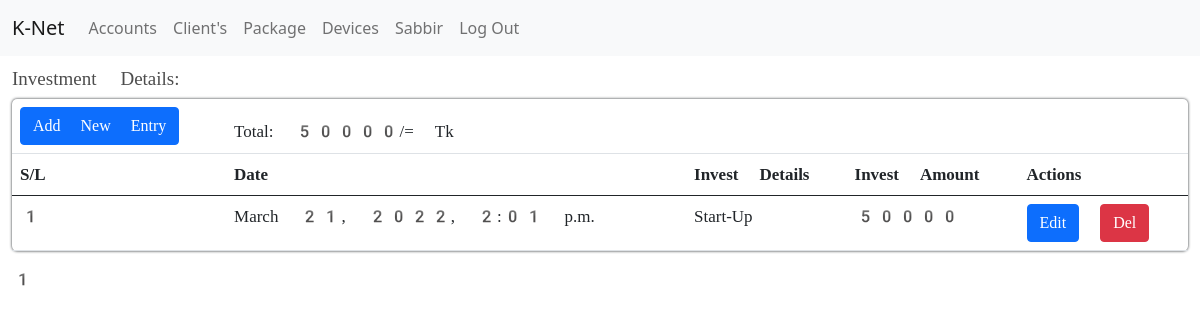
The app's page /account/investment/ (signed in) with its own data.
### apps/core/models.py (models this page shows, shortened)
class Isp_info(models.Model):
    name = models.CharField(max_length=200)
    address = models.CharField(max_length=200)
    phone = models.CharField(max_length=200)
    email = models.EmailField(max_length=200)
    website = models.URLField(max_length=200)

### apps/users/models.py (models this page shows, shortened)
class User(AbstractBaseUser):
    user_id = models.IntegerField(unique=True,)
    client = models.BooleanField(default=True)
    reseller = models.BooleanField(default=False)
    owner = models.BooleanField(default=False)
    worker = models.BooleanField(default=False)
    staff = models.BooleanField(default=False)
    admin = models.BooleanField(default=False)
    USERNAME_FIELD = 'user_id'
    REQUIRED_FIELDS = []
    object = UserManager()

### apps/clients/models.py (models this page shows, shortened)
class Clients(models.Model):
    genders = (
        ('Male', 'Male'),
        ('Female', 'Female'),
        ('Others', 'Others'),
    )
    choice_status = (('Active', 'Active'), ('Inactive', 'Inactive'))
    user = models.OneToOneField(User, on_delete=models.CASCADE)
    first_name = models.CharField(max_length=245)
    last_name = models.CharField(max_length=245)
    gender = models.CharField(max_length=245, choices=genders)
    email = models.EmailField(max_length=245)
    phone = models.CharField(max_length=11)
    nid = models.CharField(max_length=11)
    client_id = models.IntegerField(unique=True)
    ip_username = models.CharField(max_length=20,
                                   unique=True,
                                   null=True,
                                   blank=True,
                                   verbose_name='IP/Username')
    address = models.CharField(max_length=100)
    olt_details = models.ForeignKey(Olt,
                                    on_delete=models.CASCADE,
                                    null=True,
                                    blank=True)
    onu_details = models.ForeignKey(Onu,
                                    on_delete=models.CASCADE,
                                    null=True,
                                    blank=True)
    switch_details = models.ForeignKey(Switch,
                                       on_delete=models.CASCADE,
                                       null=True,
                                       blank=True)
    router_details = models.ForeignKey(Router,
                                       on_delete=models.CASCADE,
                                       null=True,
                                       blank=True)
    package_details = models.ForeignKey(Package,
                                        on_delete=models.CASCADE,
                                        null=True,
                                        blank=True)
    pop_details = models.ForeignKey(Pop,
                                    on_delete=models.CASCADE,
                                    null=True,
                                    blank=True)
    status = models.CharField(max_length=100,
                              default='Active',
                              choices=choice_status)
    paid = models.BooleanField(default=False)
    reseller = models.ForeignKey(
        Resellers, on_delete=models.CASCADE, null=True, blank=True)
    date = models.DateTimeField(auto_now_add=True)

### apps/account/models.py (models this page shows, shortened)
class Investment(models.Model):
    invest_details = models.CharField(max_length=500)
    invest_amount = models.IntegerField()
    date = models.DateTimeField(auto_now_add=True)

### apps/clients/decorators.py (the view, shortened to what this page needs)
    def wrapper_func(request, *args, **kwargs):
        if request.user.admin == True:
            return view_func(request, *args, **kwargs)

### apps/account/views.py (called while the page is built)
@login_required(login_url='client-login')
@admin_roles
def investmentShowing(request):
    isp_info = Isp_info.objects.filter(id=1).first()
    investment = Investment.objects.all().order_by('-id')
    p = Paginator(investment, 50)
    n = request.GET.get('p')
    investment = p.get_page(n)
    total = Investment.objects.aggregate(Sum('invest_amount'))
    context = {'isp_info': isp_info, 'investments': investment, 'total': total}
    return render(request, 'core/investment/investment_show.html', context)

### apps/account/templates/core/investment/investment_show.html
{% extends 'core/investment/investment_base.html' %}

### apps/account/templates/core/investment/investment_base.html (shortened to what this page needs)
{% extends 'core/account/account_dashboard.html' %}
{% block content %}
<section>
    <div class="container-fluid">
        <div class="base-title">
            <h3>Investment Details:</h3>
        </div>
        <div class="fiber-details-wrappers">
            <table class="table  table-hover">
                <thead>
                    <tr>
                        <td scope="col" colspan=""><a class="btn btn-primary" href="{% url 'investment-add' %}">Add
                                New Entry</a></td>
                        <td colspan="4">Total: {{total.invest_amount__sum}}/= Tk</td>
                    </tr>
                    <tr>
                        <th scope="col">S/L</th>
                        <th scope="col">Date</th>
                        <th scope="col">Invest Details</th>
                        <th scope="col">Invest Amount</th>
                        <th scope="col">Actions</th>
                    </tr>
                </thead>
                <tbody>
                    {% for i in investments %}
                    <tr>
                        <th scope="row">{{forloop.counter}}</th>
                        <td>{{i.date}}</td>
                        <td>{{i.invest_details}}</td>
                        <td>{{i.invest_amount}}</td>
                        <td>
                            <a class="btn btn-primary ml-1" href="{% url 'investment-update' i.id %}">Edit</a>
                            {% if request.user.admin %}
                            <a class="btn btn-danger ml-1" href="{% url 'investment-del' i.id %}">Del</a>
                            {% endif %}
                        </td>
                    </tr>
                    {% endfor %}
                </tbody>
            </table>
            {{investments.number}}
        </div>
    </div>
</section>
{% endblock %}

### apps/core/templates/core/base.html (shortened to what this page needs)
{% load static %}
<!DOCTYPE html>
<html lang="en">
<head>
  <link href="https://cdn.jsdelivr.net/npm/bootstrap@5.0.2/dist/css/bootstrap.min.css" rel="stylesheet">
  <link rel="stylesheet" href="{% static 'core/main.css' %}">
</head>
<body>
  <nav class="navbar navbar-expand-lg navbar-light bg-light">
    <div class="container-fluid">
      <a class="navbar-brand" href="{% url 'inside' %}">{{isp_info.name}}</a>
      <div class="collapse navbar-collapse" id="navbarNav">
        <ul class="navbar-nav">
          {% if request.user.owner %}
          <li class="nav-item">
            <a class="nav-link" href="{% url 'account-dashboard' %}">Accounts</a>
          </li>
          {% endif %}
          {% block navbar %}
          <li class="nav-item">
            <a class="nav-link" href="{% url 'client-show' %}">Client's</a>
          </li>
          <li class="nav-item">
            <a class="nav-link" href="{% url 'package-show' %}">Package</a>
          </li>
          <li class="nav-item">
            <a class="nav-link" href="{% url 'devicesInfo' %}">Devices</a>
          </li>
          {% endblock navbar %}
          <li class="nav-item">
            <a class="nav-link" href="{% url 'user_dashboard' %}">{{request.user.clients.first_name}}</a>
          </li>
          <li class="nav-item">
            <a class="nav-link" href="{% url 'client_logout' %}">Log Out</a>
          </li>
        </ul>
      </div>
    </div>
  </nav>
  {% block content %}{% endblock content %}
</body>
</html>

### static/core/main.css (style rules this page uses)
.base-title h3 { font-size: 19px; margin-top: 1%; font-weight: 500; font-family: emoji; color: #000000b3; }
.fiber-details-wrappers { font-family: emoji; font-size: 17px; }
table { box-shadow: 0px 0px 3px 0px; border-radius: 5px; padding: 1%; }

### records on screen
Isp_info: name "K-Net"
User: user.clients.first_name "Sabbir"
Investment: date "March 21, 2022, 2:01 p.m.", invest_details "Start-Up", invest_amount "50000"

### other values on screen
{{ total.invest_amount__sum }} "50000"
{{ investments.number }} "1"
